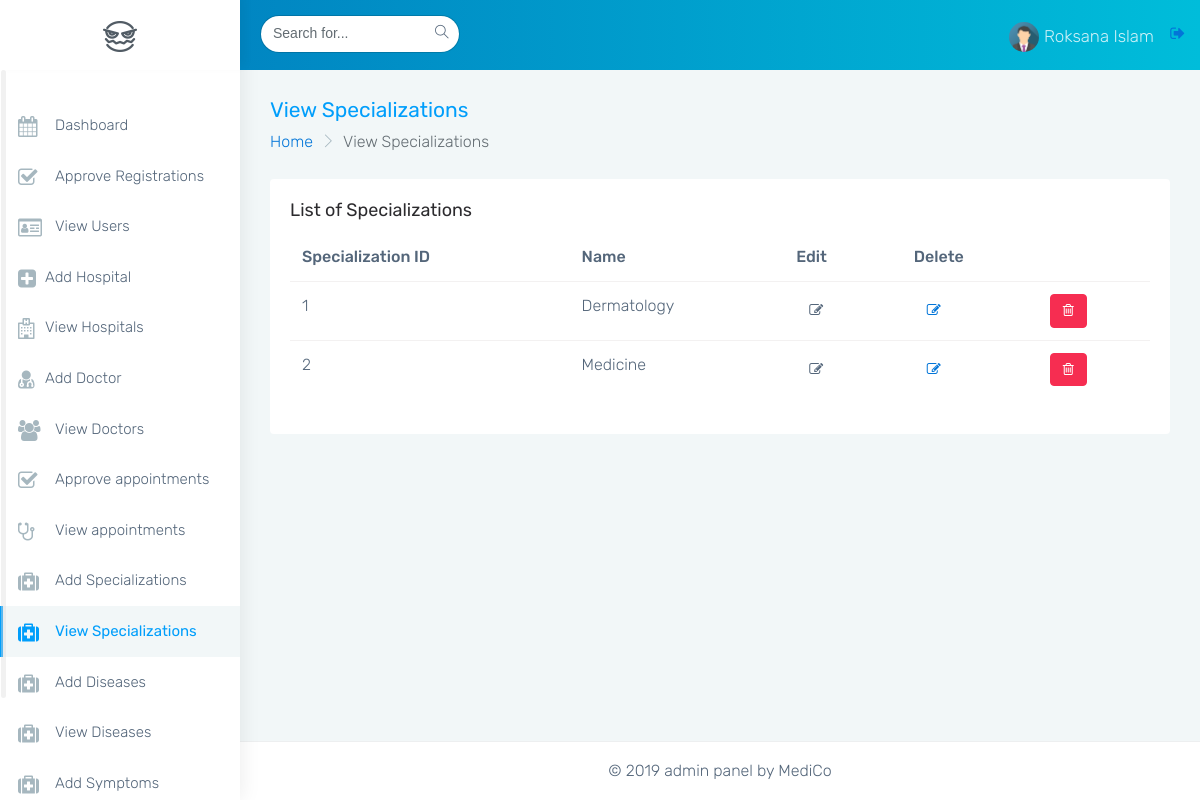
/mediment-admin/monster-html/view_specs.php (signed in), run on an earlier commit of the app's database.
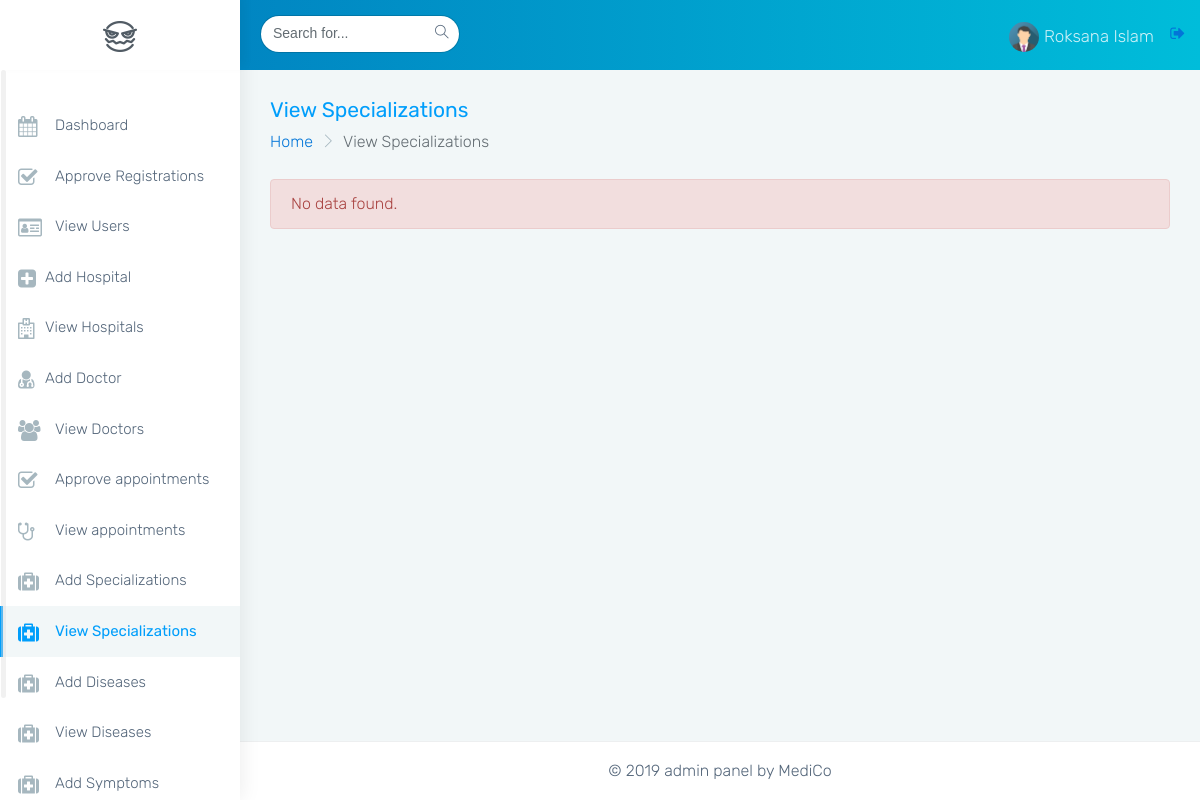
And on a later commit of the database.
### tables this page shows
CREATE TABLE `specialization` (
  `specid` int(11) NOT NULL AUTO_INCREMENT,
  `name` varchar(45) DEFAULT NULL,
  `isdelete` char(1) DEFAULT '0',
  `created_at` timestamp NULL DEFAULT CURRENT_TIMESTAMP,
  `updated_at` timestamp NULL DEFAULT CURRENT_TIMESTAMP ON UPDATE CURRENT_TIMESTAMP,
  PRIMARY KEY (`specid`),
  UNIQUE KEY `specid_UNIQUE` (`specid`)
);

### mediment-admin/monster-html/view_specs.php (the view, shortened to what this page needs)
<?php
    include('common/html_head.php');
    include('common/db_connection.php');
    $sql="SELECT * FROM specialization WHERE isdelete='0' ORDER BY specid";
    $result=mysqli_query($connect,$sql);
    $num_of_rows = mysqli_num_rows($result);
?>
<body class="fix-header card-no-border">
    <div id="main-wrapper">
        <?php
        include('common/header.php');
        ?>
        <?php
        include('common/side_nav.php');
        ?>
        <div class="page-wrapper">
            <div class="container-fluid">
                <div class="row page-titles">
                    <div class="col-md-6 col-8 align-self-center">
                        <h3 class="text-themecolor m-b-0 m-t-0">View Specializations</h3>
                        <ol class="breadcrumb">
                            <li class="breadcrumb-item"><a href="javascript:void(0)">Home</a></li>
                            <li class="breadcrumb-item active">View Specializations</li>
                        </ol>
                    </div>
                </div>
                <?php
                if($num_of_rows > 0){
                ?>
                <div class="row">
                    <div class="col-sm-12">
                        <div class="card">
                            <div class="card-block">
                                <h4 class="card-title">List of Specializations</h4>
                                <div class="table-responsive">
                                    <table class="table">
                                        <thead>
                                            <tr>
                                                <th>Specialization ID</th>
                                                <th>Name</th>
                                                <th>Edit</th>
                                                <th>Delete</th>
                                            </tr>
                                        </thead>
                                        <tbody>
                                            <?php
                                            while($row=mysqli_fetch_assoc($result)){
                                              ?>
                                            <tr>
                                                <td><?php echo $row['specid']; ?></td>
                                                <td><?php echo ucwords(strtolower($row['name'])); ?></td>
                                                <td><a class="btn btn-default"><i class="fa fa-edit"></i></a></td>
                                                <td><a href="update_specs.php?id=<?php echo $row['specid']; ?>" class="btn btn-default"><i class="fa fa-edit"></i></a></td>
                                               <td><a href="delete_specs.php?id=<?php echo $row['specid'];?>" class="btn btn-danger"><i class="fa fa-trash-o"></i></a></td>
                                            </tr>
                                            <?php
                                            }
                                            ?>
                                        </tbody>
                                    </table>
                                </div>
                            </div>
                            <?php
                              }
                              else if($num_of_rows == 0){
                               ?>
                               <div class='alert alert-danger'>
                                No data found.
                               </div>
                               <?php
                                }
                               ?>
                        </div>
                    </div>
                </div>
            </div>
            <?php
            include('common/footer.php');
            ?>
</body>
</html>

### mediment-admin/monster-html/common/html_head.php (shortened to what this page needs)
<!DOCTYPE html>
<html lang="en">
<head>
    <link href="../assets/plugins/bootstrap/css/bootstrap.min.css" rel="stylesheet">
    <link href="css/style.css" rel="stylesheet">
    <link href="css/colors/blue.css" id="theme" rel="stylesheet">
</head>

### mediment-admin/monster-html/common/header.php (shortened to what this page needs)
<header class="topbar">
    <nav class="navbar top-navbar navbar-toggleable-sm navbar-light">
        <div class="navbar-header">
            <a class="navbar-brand" href="index.php">
                <b>
                    <img src="../assets/images/logo-icon.png" alt="homepage" class="dark-logo" />
                </b>
            </a>
        </div>
        <div class="navbar-collapse">
            <ul class="navbar-nav mr-auto mt-md-0 ">
                <li class="nav-item hidden-sm-down">
                    <form class="app-search p-l-20">
                        <input type="text" class="form-control" placeholder="Search for..."> <a class="srh-btn"><i class="ti-search"></i></a>
                    </form>
                </li>
            </ul>
            <ul class="navbar-nav my-lg-0">
                <li class="nav-item dropdown">
                    <a class="nav-link dropdown-toggle text-muted waves-effect waves-dark" href="" data-toggle="dropdown" aria-haspopup="true" aria-expanded="false"><img src="../assets/images/users/avatar.png" alt="user" class="profile-pic m-r-5" /><?php echo ($_SESSION['fullname']); ?></a>
                    <a href="logout.php"><i class="fa fa-sign-out"></i></a>
                </li>
            </ul>
        </div>
    </nav>
</header>

### mediment-admin/monster-html/common/side_nav.php (shortened to what this page needs)
<aside class="left-sidebar">
    <div class="scroll-sidebar">
        <nav class="sidebar-nav">
            <ul id="sidebarnav">
                <li>
                    <a href="index.php" class="waves-effect"><i class="fa  fa-calendar m-r-10" aria-hidden="true"></i>Dashboard</a>
                </li>
                <li>
                    <a href="approve_registrations.php" class="waves-effect"><i class="fa fa-check-square-o m-r-10" aria-hidden="true"></i>Approve Registrations</a>
                </li>
                <li>
                    <a href="view_users.php" class="waves-effect"><i class="fa fa fa-id-card-o  m-r-10" aria-hidden="true"></i>View Users</a>
                </li>
                <li>
                    <a href="add_hospitals.php" class="waves-effect"><i class="fa fa-plus-square" aria-hidden="true"></i>Add Hospital</a>
                </li>
                <li>
                    <a href="view_hospitals.php" class="waves-effect"><i class="fa fa-hospital-o" aria-hidden="true"></i>View Hospitals</a>
                </li>
                <li>
                    <a href="add_doctors.php" class="waves-effect"><i class="fa  fa-user-md" aria-hidden="true"></i>Add Doctor</a>
                </li>
                <li>
                    <a href="view_doctors.php" class="waves-effect"><i class="fa fa-users m-r-10" aria-hidden="true"></i>View Doctors</a>
                </li>
                <li>
                    <a href="approve_appointments_list.php" class="waves-effect"><i class="fa fa-check-square-o m-r-10" aria-hidden="true"></i>Approve appointments</a>
                </li>
                <li>
                    <a href="view_appointments.php" class="waves-effect"><i class="fa fa-stethoscope m-r-10" aria-hidden="true"></i>View appointments</a>
                </li>
                <li>
                    <a href="add_spec.php" class="waves-effect"><i class="fa fa-medkit m-r-10" aria-hidden="true"></i>Add Specializations</a>
                </li>
                <li>
                    <a href="view_specs.php" class="waves-effect"><i class="fa fa-medkit m-r-10" aria-hidden="true"></i>View Specializations</a>
                </li>
                <li>
                    <a href="add_diseases.php" class="waves-effect"><i class="fa fa-medkit m-r-10" aria-hidden="true"></i>Add Diseases</a>
                </li>
                <li>
                    <a href="view_diseases.php" class="waves-effect"><i class="fa fa-medkit m-r-10" aria-hidden="true"></i>View Diseases</a>
                </li>
                <li>
                    <a href="add_symptoms.php" class="waves-effect"><i class="fa fa-medkit m-r-10" aria-hidden="true"></i>Add Symptoms</a>
                </li>
            </ul>
        </nav>
    </div>
</aside>

### mediment-admin/monster-html/common/footer.php (shortened to what this page needs)
        <footer class="footer text-center">
            © 2019 admin panel by MediCo
        </footer>
    </div>
</div>

### mediment-admin/monster-html/css/colors/blue.css (style rules this page uses)
.topbar { background: #009efb; background: -moz-linear-gradient(left, #0178bc 0%, #00bdda 100%); background: -webkit-linear-gradient(left, #0178bc 0%, #00bdda 100%); background: linear-gradient(to right, #0178bc 0%, #00bdda 100%); }
.topbar .navbar-header { background: #ffffff; box-shadow: 4px -4px 10px rgba(0, 0, 0, 0.05); }
.topbar .navbar-light .navbar-nav .nav-item > a.nav-link { color: rgba(255, 255, 255, 0.8) !important; }
.text-themecolor { color: #009efb !important; }
.sidebar-nav { background: #fff; }
.sidebar-nav ul li a { color: #54667a; }
.sidebar-nav ul li a.active, .sidebar-nav ul li a:hover { color: #009efb; }
.sidebar-nav ul li a.active { color: #263238; }
.sidebar-nav > ul > li.active > a { border-left: 3px solid #009efb; color: #009efb; }
.sidebar-nav > ul > li.active > a i { color: #009efb; }
.sidebar-nav > ul > li > a { border-left: 3px solid #fff; }
.sidebar-nav > ul > li > a.active, .sidebar-nav > ul > li > a:hover { border-left: 3px solid #009efb; }
.sidebar-nav > ul > li > a.active i, .sidebar-nav > ul > li > a:hover i { color: #009efb; }
.sidebar-nav > ul > li > a i { color: #a6b7bf; }
.sidebar-nav > ul > li > a.active { font-weight: 400; background: #ffffff; color: #009efb; }

What changed in the data, as far as the page shows it:
removed specialization: specid "1", name "Dermatology"
removed specialization: specid "2", name "Medicine"
Also different on the page:
text no longer shown: "List of Specializations Specialization ID Name Edit Delete"
text now shown: "No data found."
